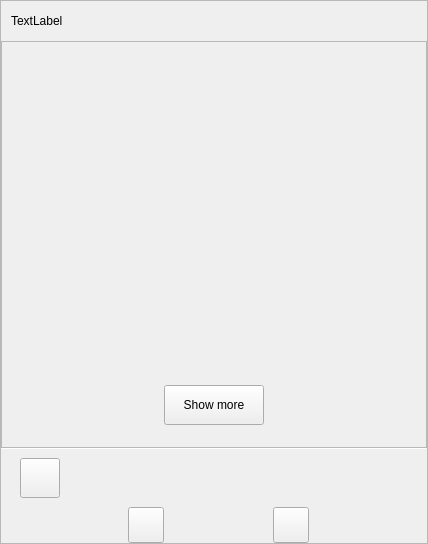
<?xml version="1.0" encoding="UTF-8"?>
<ui version="4.0">
 <class>Form</class>
 <widget class="QWidget" name="Form">
  <property name="geometry">
   <rect>
    <x>0</x>
    <y>0</y>
    <width>428</width>
    <height>544</height>
   </rect>
  </property>
  <property name="windowTitle">
   <string>Form</string>
  </property>
  <layout class="QHBoxLayout" name="horizontalLayout_2">
   <property name="spacing">
    <number>0</number>
   </property>
   <property name="leftMargin">
    <number>0</number>
   </property>
   <property name="topMargin">
    <number>0</number>
   </property>
   <property name="rightMargin">
    <number>0</number>
   </property>
   <property name="bottomMargin">
    <number>0</number>
   </property>
   <item>
    <widget class="QFrame" name="chat_frame">
     <property name="frameShape">
      <enum>QFrame::StyledPanel</enum>
     </property>
     <property name="frameShadow">
      <enum>QFrame::Raised</enum>
     </property>
     <layout class="QVBoxLayout" name="verticalLayout">
      <property name="spacing">
       <number>0</number>
      </property>
      <property name="leftMargin">
       <number>0</number>
      </property>
      <property name="topMargin">
       <number>0</number>
      </property>
      <property name="rightMargin">
       <number>0</number>
      </property>
      <property name="bottomMargin">
       <number>0</number>
      </property>
      <item>
       <widget class="QFrame" name="chat_top_horizontalFrame">
        <layout class="QHBoxLayout" name="horizontalLayout">
         <property name="leftMargin">
          <number>10</number>
         </property>
         <property name="topMargin">
          <number>10</number>
         </property>
         <property name="rightMargin">
          <number>10</number>
         </property>
         <property name="bottomMargin">
          <number>10</number>
         </property>
         <item>
          <widget class="QLabel" name="chat_project_label">
           <property name="text">
            <string>TextLabel</string>
           </property>
          </widget>
         </item>
         <item>
          <spacer name="horizontalSpacer">
           <property name="orientation">
            <enum>Qt::Horizontal</enum>
           </property>
           <property name="sizeHint" stdset="0">
            <size>
             <width>40</width>
             <height>20</height>
            </size>
           </property>
          </spacer>
         </item>
        </layout>
       </widget>
      </item>
      <item>
       <widget class="QFrame" name="messages_frame">
        <layout class="QVBoxLayout" name="verticalLayout_2">
         <property name="spacing">
          <number>0</number>
         </property>
         <property name="leftMargin">
          <number>0</number>
         </property>
         <property name="topMargin">
          <number>0</number>
         </property>
         <property name="rightMargin">
          <number>0</number>
         </property>
         <property name="bottomMargin">
          <number>0</number>
         </property>
         <item>
          <widget class="QScrollArea" name="chat_main_scrollArea">
           <property name="horizontalScrollBarPolicy">
            <enum>Qt::ScrollBarAlwaysOff</enum>
           </property>
           <property name="sizeAdjustPolicy">
            <enum>QAbstractScrollArea::AdjustToContentsOnFirstShow</enum>
           </property>
           <property name="widgetResizable">
            <bool>true</bool>
           </property>
           <widget class="QWidget" name="chat_scrollAreaWidgetContents">
            <property name="geometry">
             <rect>
              <x>0</x>
              <y>0</y>
              <width>424</width>
              <height>397</height>
             </rect>
            </property>
            <layout class="QVBoxLayout" name="chat_messages_layouts">
             <property name="topMargin">
              <number>0</number>
             </property>
             <property name="bottomMargin">
              <number>0</number>
             </property>
             <item>
              <spacer name="verticalSpacer">
               <property name="orientation">
                <enum>Qt::Vertical</enum>
               </property>
               <property name="sizeHint" stdset="0">
                <size>
                 <width>20</width>
                 <height>0</height>
                </size>
               </property>
              </spacer>
             </item>
             <item>
              <layout class="QHBoxLayout" name="horizontalLayout_3">
               <property name="topMargin">
                <number>11</number>
               </property>
               <property name="bottomMargin">
                <number>11</number>
               </property>
               <item>
                <widget class="QPushButton" name="chat_show_more_pushButton">
                 <property name="minimumSize">
                  <size>
                   <width>100</width>
                   <height>40</height>
                  </size>
                 </property>
                 <property name="maximumSize">
                  <size>
                   <width>100</width>
                   <height>40</height>
                  </size>
                 </property>
                 <property name="text">
                  <string>Show more</string>
                 </property>
                </widget>
               </item>
              </layout>
             </item>
             <item>
              <layout class="QVBoxLayout" name="chat_messages_layouts_1">
               <property name="spacing">
                <number>0</number>
               </property>
              </layout>
             </item>
             <item>
              <spacer name="verticalSpacer_2">
               <property name="orientation">
                <enum>Qt::Vertical</enum>
               </property>
               <property name="sizeType">
                <enum>QSizePolicy::Fixed</enum>
               </property>
               <property name="sizeHint" stdset="0">
                <size>
                 <width>20</width>
                 <height>11</height>
                </size>
               </property>
              </spacer>
             </item>
            </layout>
           </widget>
          </widget>
         </item>
        </layout>
       </widget>
      </item>
      <item>
       <widget class="Line" name="line_2">
        <property name="maximumSize">
         <size>
          <width>16777215</width>
          <height>1</height>
         </size>
        </property>
        <property name="orientation">
         <enum>Qt::Horizontal</enum>
        </property>
       </widget>
      </item>
      <item>
       <layout class="QVBoxLayout" name="verticalLayout_3">
        <property name="spacing">
         <number>0</number>
        </property>
        <property name="leftMargin">
         <number>10</number>
        </property>
        <property name="rightMargin">
         <number>10</number>
        </property>
        <item>
         <widget class="QFrame" name="chat_file_frame">
          <layout class="QHBoxLayout" name="chat_file_layout">
           <item>
            <widget class="QPushButton" name="added_chat_file_pushButton">
             <property name="minimumSize">
              <size>
               <width>0</width>
               <height>40</height>
              </size>
             </property>
             <property name="text">
              <string/>
             </property>
            </widget>
           </item>
           <item>
            <spacer name="horizontalSpacer_2">
             <property name="orientation">
              <enum>Qt::Horizontal</enum>
             </property>
             <property name="sizeHint" stdset="0">
              <size>
               <width>40</width>
               <height>20</height>
              </size>
             </property>
            </spacer>
           </item>
          </layout>
         </widget>
        </item>
        <item>
         <layout class="QHBoxLayout" name="horizontalLayout_4">
          <property name="spacing">
           <number>3</number>
          </property>
          <property name="leftMargin">
           <number>11</number>
          </property>
          <property name="rightMargin">
           <number>0</number>
          </property>
          <item>
           <widget class="QPushButton" name="add_file_pushButton">
            <property name="minimumSize">
             <size>
              <width>36</width>
              <height>36</height>
             </size>
            </property>
            <property name="maximumSize">
             <size>
              <width>36</width>
              <height>36</height>
             </size>
            </property>
            <property name="text">
             <string/>
            </property>
           </widget>
          </item>
          <item>
           <widget class="QPushButton" name="send_message_pushButton">
            <property name="minimumSize">
             <size>
              <width>36</width>
              <height>36</height>
             </size>
            </property>
            <property name="maximumSize">
             <size>
              <width>36</width>
              <height>36</height>
             </size>
            </property>
            <property name="text">
             <string/>
            </property>
           </widget>
          </item>
         </layout>
        </item>
       </layout>
      </item>
     </layout>
    </widget>
   </item>
  </layout>
 </widget>
 <resources/>
 <connections/>
</ui>
